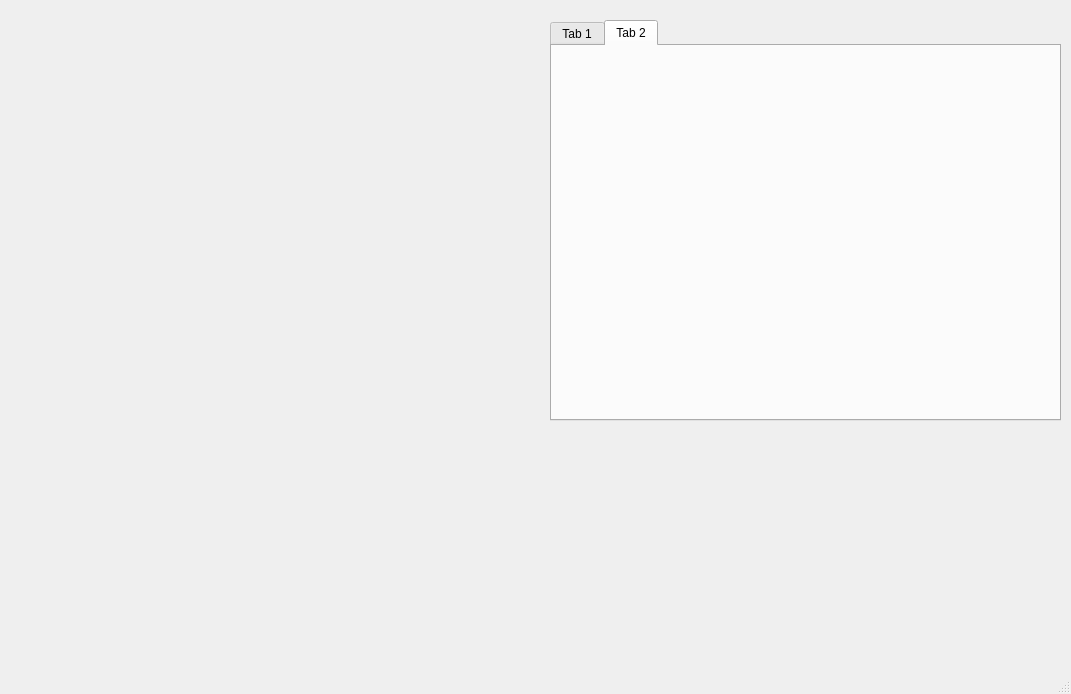
<?xml version="1.0" encoding="UTF-8"?>
<ui version="4.0">
 <class>MainWindow</class>
 <widget class="QMainWindow" name="MainWindow">
  <property name="geometry">
   <rect>
    <x>0</x>
    <y>0</y>
    <width>1071</width>
    <height>694</height>
   </rect>
  </property>
  <property name="windowTitle">
   <string>MainWindow</string>
  </property>
  <widget class="QWidget" name="centralWidget">
   <widget class="QTabWidget" name="tabWidget">
    <property name="geometry">
     <rect>
      <x>550</x>
      <y>20</y>
      <width>511</width>
      <height>401</height>
     </rect>
    </property>
    <property name="currentIndex">
     <number>1</number>
    </property>
    <widget class="QWidget" name="tab">
     <attribute name="title">
      <string>Tab 1</string>
     </attribute>
    </widget>
    <widget class="QWidget" name="tab_2">
     <attribute name="title">
      <string>Tab 2</string>
     </attribute>
    </widget>
   </widget>
   <widget class="QWidget" name="verticalLayoutWidget">
    <property name="geometry">
     <rect>
      <x>20</x>
      <y>30</y>
      <width>511</width>
      <height>391</height>
     </rect>
    </property>
    <layout class="QVBoxLayout" name="verticalLayout"/>
   </widget>
  </widget>
  <widget class="QMenuBar" name="menuBar">
   <property name="geometry">
    <rect>
     <x>0</x>
     <y>0</y>
     <width>1071</width>
     <height>24</height>
    </rect>
   </property>
  </widget>
  <widget class="QStatusBar" name="statusBar"/>
 </widget>
 <layoutdefault spacing="6" margin="11"/>
 <resources/>
 <connections/>
</ui>
